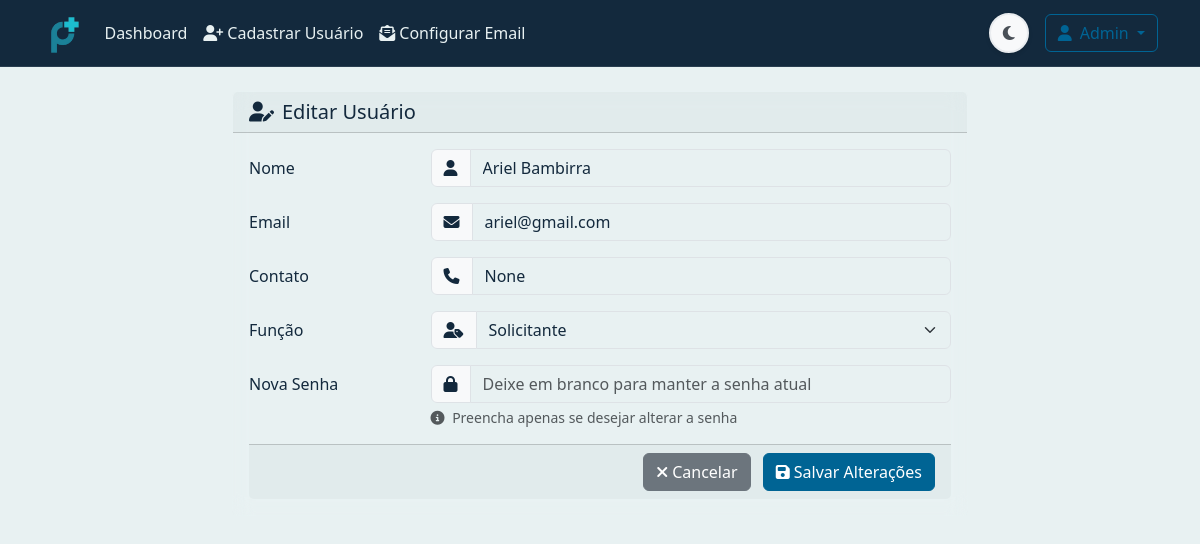
/edit_user/2 (signed in), run on the app's committed database.
### models.py (models this page shows, shortened)
class User(UserMixin, db.Model):
    id = db.Column(db.Integer, primary_key=True)
    name = db.Column(db.String(100), nullable=False)
    email = db.Column(db.String(120), unique=True, nullable=False)
    password = db.Column(db.String(200), nullable=False)
    contact = db.Column(db.String(20))
    role = db.Column(db.String(20), nullable=False)  # 'administrador', 'aprovador', 'solicitante'
    is_active = db.Column(db.Boolean, default=True)
    budgets_requested = db.relationship('Budget', backref='solicitante', lazy=True, foreign_keys='Budget.solicitante_id')
    budgets_approved = db.relationship('Budget', backref='aprovador', lazy=True, foreign_keys='Budget.aprovador_id')

### routes.py (the view, shortened to what this page needs)
@app.route('/edit_user/<int:user_id>', methods=['GET', 'POST'])
@login_required
def edit_user(user_id):
    if current_user.role != 'administrador':
        flash('Acesso negado. Você não tem permissão para editar usuários.', 'danger')
        return redirect(url_for('dashboard'))
    user = User.query.get_or_404(user_id)
    return render_template('edit_user.html', user=user)

### app.py (called while the page is built)
def create_app():
    app = Flask(__name__)
    app.config.from_object(Config)
    if not os.path.exists(app.config['UPLOAD_FOLDER']):
        os.makedirs(app.config['UPLOAD_FOLDER'])
    db.init_app(app)
    login_manager.init_app(app)
    mail.init_app(app)
    migrate.init_app(app, db)
    csrf.init_app(app)
    login_manager.login_view = 'login'
    @login_manager.user_loader
    def load_user(user_id):
        from models import User
        return User.query.get(int(user_id))
    return app

### templates/edit_user.html (shortened to what this page needs)
{% extends "base.html" %}
{% block content %}
<div class="container py-4">
    <div class="row justify-content-center">
        <div class="col-md-8">
            <div class="card">
                <div class="card-header py-2 d-flex justify-content-between align-items-center">
                    <h5 class="mb-0">
                        <i class="fas fa-user-edit me-2"></i>Editar Usuário
                    </h5>
                </div>
                <div class="card-body">
                    <form method="POST" class="needs-validation" novalidate>
                        <div class="row mb-3">
                            <label for="name" class="col-sm-3 col-form-label">Nome</label>
                            <div class="col-sm-9">
                                <div class="input-group">
                                    <span class="input-group-text">
                                        <i class="fas fa-user"></i>
                                    </span>
                                    <input type="text" class="form-control" id="name" name="name"
                                           value="{{ user.name }}" required>
                                </div>
                            </div>
                        </div>
                        <div class="row mb-3">
                            <label for="email" class="col-sm-3 col-form-label">Email</label>
                            <div class="col-sm-9">
                                <div class="input-group">
                                    <span class="input-group-text">
                                        <i class="fas fa-envelope"></i>
                                    </span>
                                    <input type="email" class="form-control" id="email" name="email"
                                           value="{{ user.email }}" required>
                                </div>
                            </div>
                        </div>
                        <div class="row mb-3">
                            <label for="contact" class="col-sm-3 col-form-label">Contato</label>
                            <div class="col-sm-9">
                                <div class="input-group">
                                    <span class="input-group-text">
                                        <i class="fas fa-phone"></i>
                                    </span>
                                    <input type="text" class="form-control" id="contact" name="contact"
                                           value="{{ user.contact }}">
                                </div>
                            </div>
                        </div>
                        <div class="row mb-3">
                            <label for="role" class="col-sm-3 col-form-label">Função</label>
                            <div class="col-sm-9">
                                <div class="input-group">
                                    <span class="input-group-text">
                                        <i class="fas fa-user-tag"></i>
                                    </span>
                                    <select class="form-select" id="role" name="role" required>
                                        <option value="solicitante" {% if user.role == 'solicitante' %}selected{% endif %}>
                                            Solicitante
                                        </option>
                                    </select>
                                </div>
                            </div>
                        </div>
                        <div class="row mb-3">
                            <label for="password" class="col-sm-3 col-form-label">Nova Senha</label>
                            <div class="col-sm-9">
                                <div class="input-group">
                                    <span class="input-group-text">
                                        <i class="fas fa-lock"></i>
                                    </span>
                                    <input type="password" class="form-control" id="password" name="password"
                                           placeholder="Deixe em branco para manter a senha atual">
                                </div>
                                <div class="form-text text-muted">
                                    <i class="fas fa-info-circle me-1"></i>
                                    Preencha apenas se desejar alterar a senha
                                </div>
                            </div>
                        </div>
                        <div class="card-footer text-end">
                            <a href="{{ url_for('dashboard') }}" class="btn btn-secondary me-2">
                                <i class="fas fa-times me-1"></i>Cancelar
                            </a>
                            <button type="submit" class="btn btn-primary">
                                <i class="fas fa-save me-1"></i>Salvar Alterações
                            </button>
                        </div>
                    </form>
                </div>
            </div>
        </div>
    </div>
</div>
{% endblock %}

### templates/base.html (shortened to what this page needs)
<!DOCTYPE html>
<html lang="pt-BR" data-bs-theme="light">
<head>
    <link href="https://cdn.jsdelivr.net/npm/bootstrap@5.3.0/dist/css/bootstrap.min.css" rel="stylesheet">
    <link href="https://cdnjs.cloudflare.com/ajax/libs/font-awesome/6.4.0/css/all.min.css" rel="stylesheet">
</head>
<body>
    <div class="toast-container position-fixed top-0 end-0 p-3">
    </div>
    <div class="content-wrapper">
        {% if not request.endpoint == 'login' and not request.endpoint == 'reset_password_request' and not request.endpoint == 'reset_password' %}
        <nav class="navbar navbar-expand-lg navbar-light bg-light">
            <div class="container">
                <a class="navbar-brand" href="{{ url_for('dashboard') }}">
                    <img src="{{ url_for('static', filename='img/logo-planeje.png') }}" alt="Logo" height="40">
                </a>
                <div class="collapse navbar-collapse" id="navbarNav">
                    {% if current_user.is_authenticated %}
                    <ul class="navbar-nav me-auto">
                        <li class="nav-item">
                            <a class="nav-link {% if request.endpoint == 'dashboard' %}active{% endif %}" href="{{ url_for('dashboard') }}">Dashboard</a>
                        </li>
                        {% if current_user.role == 'administrador' %}
                        <li class="nav-item">
                            <a class="nav-link {% if request.endpoint == 'register' %}active{% endif %}" href="{{ url_for('register') }}">
                                <i class="fas fa-user-plus me-1"></i>Cadastrar Usuário
                            </a>
                        </li>
                        <li class="nav-item">
                            <a class="nav-link {% if request.endpoint == 'email_config' %}active{% endif %}" href="{{ url_for('email_config') }}">
                                <i class="fas fa-envelope-open-text me-1"></i>Configurar Email
                            </a>
                        </li>
                        {% endif %}
                    </ul>
                    <div class="d-flex align-items-center">
                        <div class="theme-toggle position-relative me-3" onclick="toggleTheme()" data-tooltip="Alternar tema claro/escuro">
                            <i class="fas fa-moon"></i>
                        </div>
                        <div class="dropdown">
                            <button class="btn btn-outline-primary dropdown-toggle" type="button" data-bs-toggle="dropdown">
                                <i class="fas fa-user me-2"></i>{{ current_user.name }}
                            </button>
                        </div>
                    </div>
                    {% endif %}
                </div>
            </div>
        </nav>
        {% endif %}
        {% block content %}{% endblock %}
    </div>
</body>
</html>

### templates/base.html (style rules this page uses)
:root { --color-dark: #13293d; --color-primary: #006494; --color-secondary: #247ba0; --color-accent: #1b98e0; --color-light: #e8f1f2; --bs-primary: var(--color-primary); --bs-primary-rgb: 0, 100, 148; --bs-secondary: var(--color-secondary); --bs-secondary-rgb: 36, 123, 160; --bs-body-color: var(--color-dark); --bs-body-bg: var(--color-light); --bs-link-color: var(--color-accent); --bs-link-hover-color: var(--color-secondary); --transition-speed: 0.3s; }
.btn-primary { background-color: var(--color-primary); border-color: var(--color-primary); }
.btn-outline-primary { color: var(--color-primary); border-color: var(--color-primary); }
.navbar { background-color: var(--color-dark) !important; border-bottom: 1px solid rgba(232, 241, 242, 0.1); }
.navbar-light .navbar-nav .nav-link { color: var(--color-light) !important; }
.card { background-color: rgba(232, 241, 242, 0.05); border: 1px solid rgba(232, 241, 242, 0.1); backdrop-filter: blur(10px); }
body { font-family: 'Segoe UI', system-ui, -apple-system, sans-serif; transition: background-color var(--transition-speed), color var(--transition-speed); }
.content-wrapper { flex: 1 0 auto; display: flex; flex-direction: column; }
.theme-toggle { cursor: pointer; padding: 8px; width: 40px; height: 40px; border-radius: 50%; transition: all 0.3s cubic-bezier(0.4, 0, 0.2, 1); display: flex; align-items: center; justify-content: center; border: 2px solid transparent; box-shadow: 0 2px 4px rgba(0, 0, 0, 0.1); }
.theme-toggle i { font-size: 1rem; transition: transform 0.5s cubic-bezier(0.4, 0, 0.2, 1); }
.navbar-light .theme-toggle { background-color: #f8f9fa; color: #495057; border-color: #e9ecef; }
.theme-toggle::after { content: attr(data-tooltip); position: absolute; bottom: -40px; left: 50%; transform: translateX(-50%); padding: 6px 12px; background-color: rgba(0, 0, 0, 0.8); color: white; border-radius: 4px; font-size: 0.8rem; opacity: 0; visibility: hidden; transition: all 0.3s ease; white-space: nowrap; z-index: 1000; }

### data on the page
User: name "Admin"
User: name "Ariel Bambirra", email "ariel@gmail.com", contact "None", role "Solicitante"
